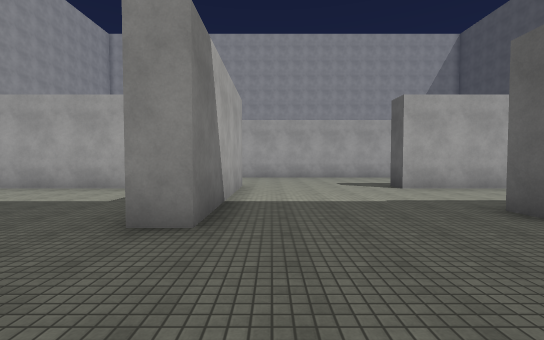
View 1 (above)

24 first-person views from a walk through a 3-D level made in the Unity game engine. The camera is 1.5 m above the floor, tilts 2° down and sees 90° across. The floor is counted in squares, 2 m on a side. Each view is taken from the middle of a square. On the plan, view 1 faces up. The plan holds only what a view shows up to about 10 squares ahead; the rest is blank. The place goes on beyond the plan. The player is left out. Surface patterns are stand-ins for the level's own textures.

View 2
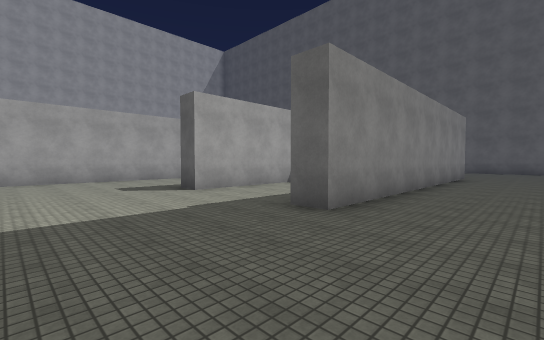

View 3
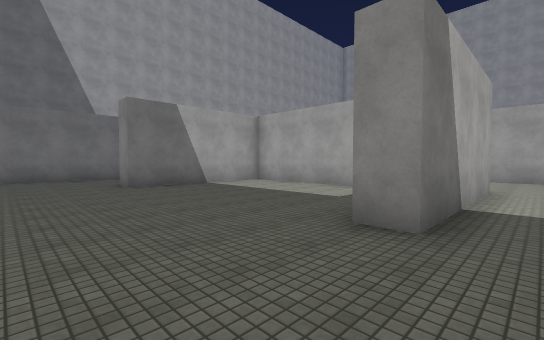

View 4
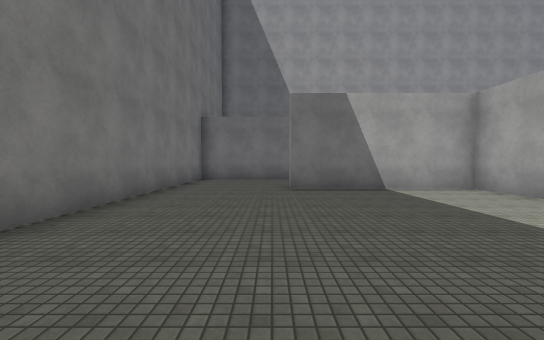

View 5
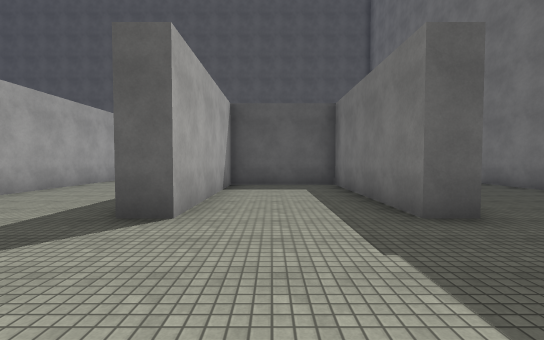

View 6
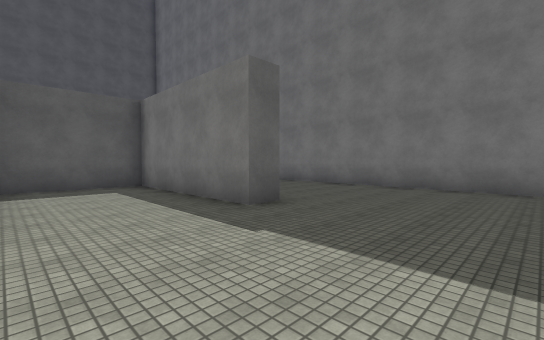

View 7
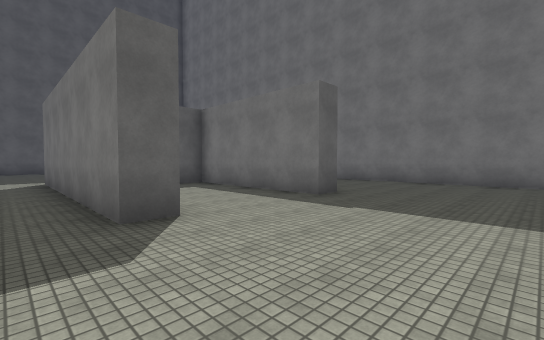

View 8
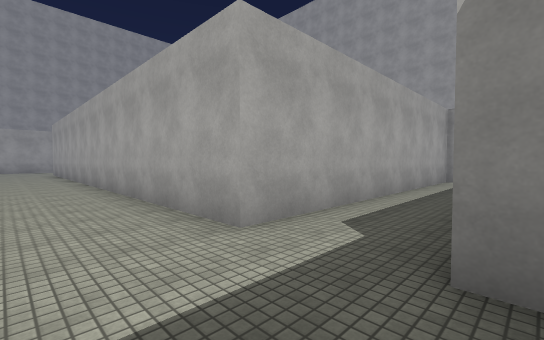

View 9
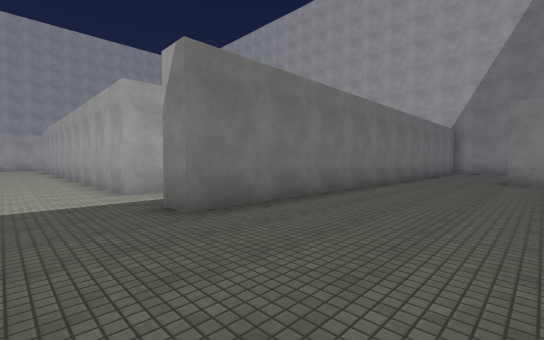

View 10
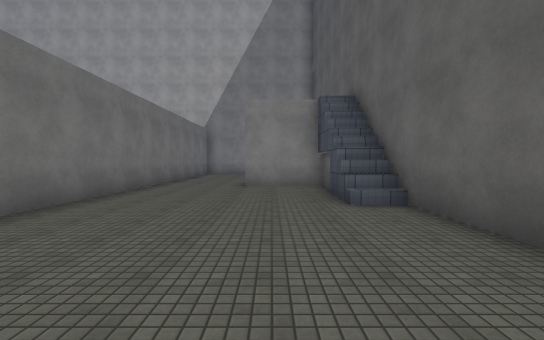

View 11
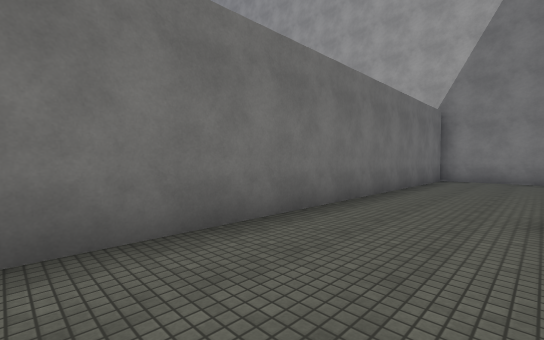

View 12
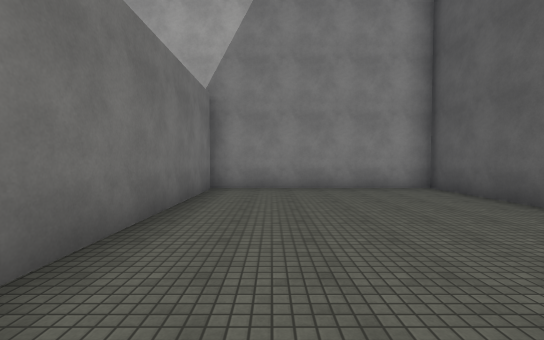

View 13
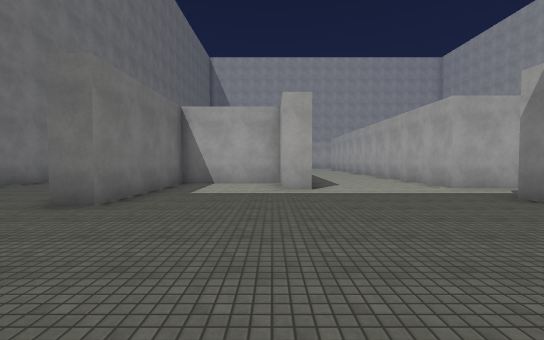

View 14
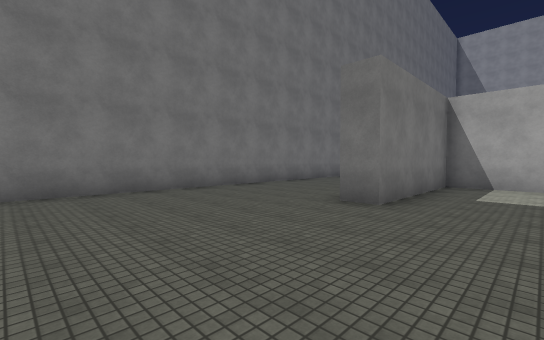

View 15
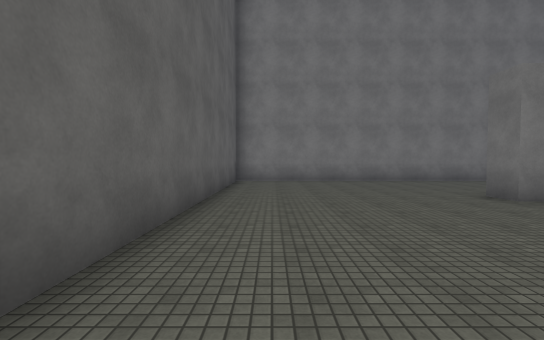

View 16
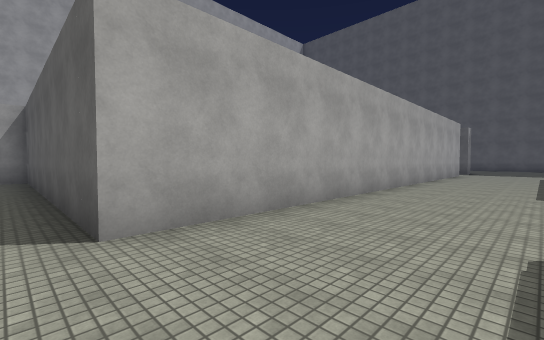

View 17
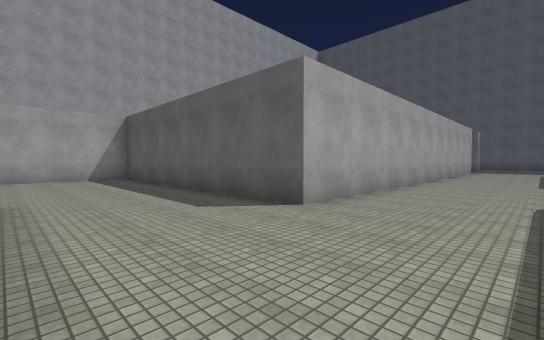

View 18
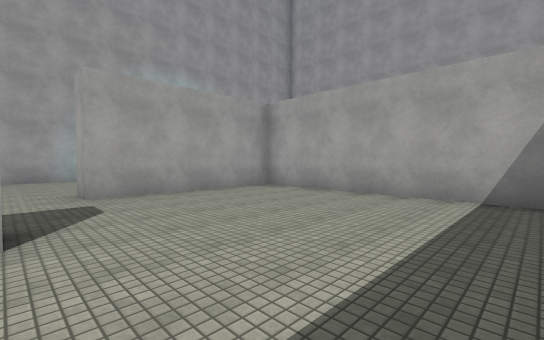

View 19
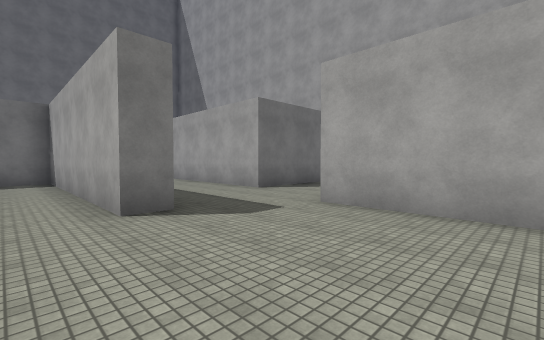

View 20
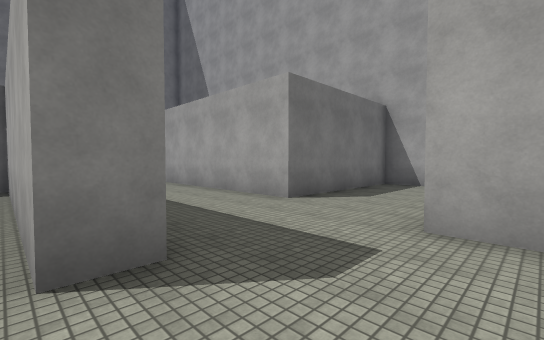

View 21
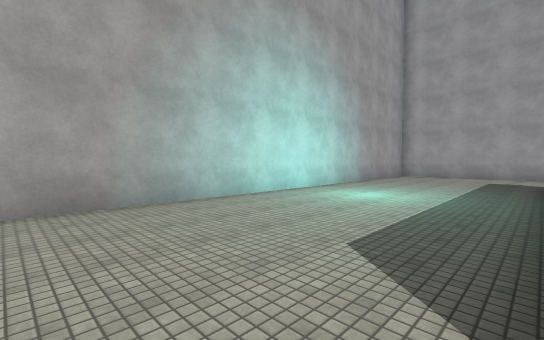

View 22
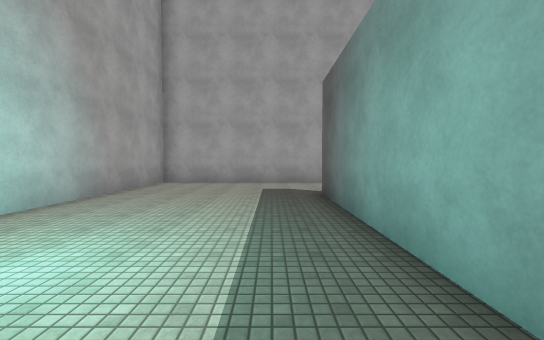

View 23
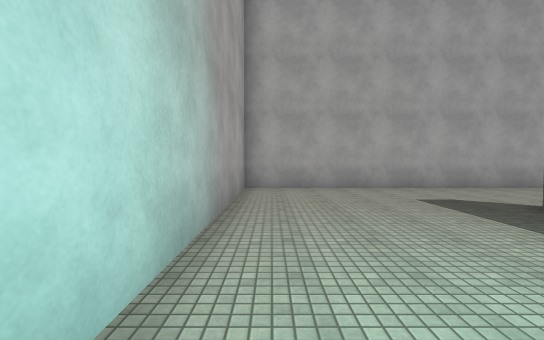

View 24
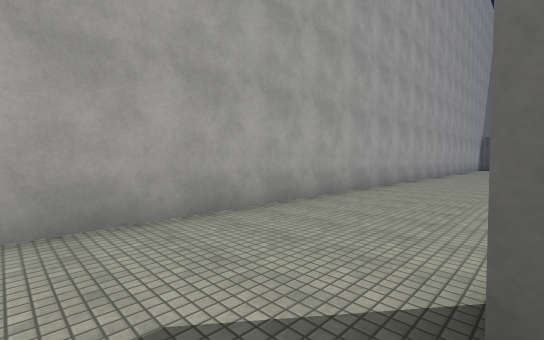

### Floor plan
Points are (right, up) in squares from view 1. A wall is a line through its corners. A room is listed if a view was taken in it or the views show most of it. See-through windows are left out.
Room 1 (views 1, 2, 3, 4, 5, 6, 7, 8, 9, 10, 11, 12, 13, 14, 15)
walls: (9.1, 7.4) (9.1, 4) (13.4, 4) (13.4, 3.2); (10.8, 7.3) (9.8, 7.3); (11.9, 3.3) (3.5, 3.3) (3.5, 4) (8.4, 4) (8.4, 7.3) (3.5, 7.3) (3.5, 8) (11, 8) (11, 7.2); (-0.9, 8) (-0.9, 3) (-1.6, 3); (19.3, 15.2) (19.3, 21.6); (10.6, 21) (10.6, 11.9) (0.6, 11.9); (-3.9, 7.3) (-8.1, 7.3) (-8.1, 2.5) (-8.9, 2.5); (-0.1, -0.9) (19.3, -0.9) (19.3, 7.8); (19.3, 25.2) (19.3, 28.4) (13.4, 28.4) (13.4, 11.9) (12.6, 11.9); (-12.1, 2.1) (-12.1, 0); (-11, -0.9) (-3.8, -0.9)
ways out: opening at (-10.5, 2.5) to room 2; opening at (-0.3, 10) to room 2
Room 2 (views 16, 17, 18, 19, 20, 21, 22, 23, 24)
walls: (-9, 15) (-8.1, 15) (-8.1, 8) (-6.9, 8); (-2.1, 28.4) (-16.7, 28.4) (-16.7, 13.4) (-12.1, 13.4) (-12.1, 7.6); (0.6, 11.9) (-4.4, 11.9) (-4.4, 20.9) (-11.1, 20.9) (-11.1, 16.1) (-11.9, 16.1); (-11.9, 20) (-11.9, 25.1)
ways out: opening at (-10.5, 2.5) to room 1; opening at (-0.3, 10) to room 1

Positions as (right, up) in squares from view 1, and headings:
1: (0, 0), facing up
2: (0, 1), facing up-right
3: (0, 0), facing up-left
4: (-1, 2), facing left
5: (0, 6), facing right
6: (0, 7), facing down-right
7: (0, 9), facing down-right
8: (13, 10), facing up-left
9: (17, 10), facing up-left
10: (17, 13), facing up
11: (16, 17), facing up-left
12: (15, 21), facing up
13: (18, 7), facing left
14: (18, 6), facing down-left
15: (18, 9), facing down
16: (-5, 9), facing up-right
17: (-8, 9), facing up-right
18: (-5, 15), facing up-left
19: (-7, 19), facing down-left
20: (-8, 17), facing down-left
21: (-12, 15), facing up-left
22: (-13, 19), facing up
23: (-16, 21), facing up
24: (-13, 25), facing up-right
